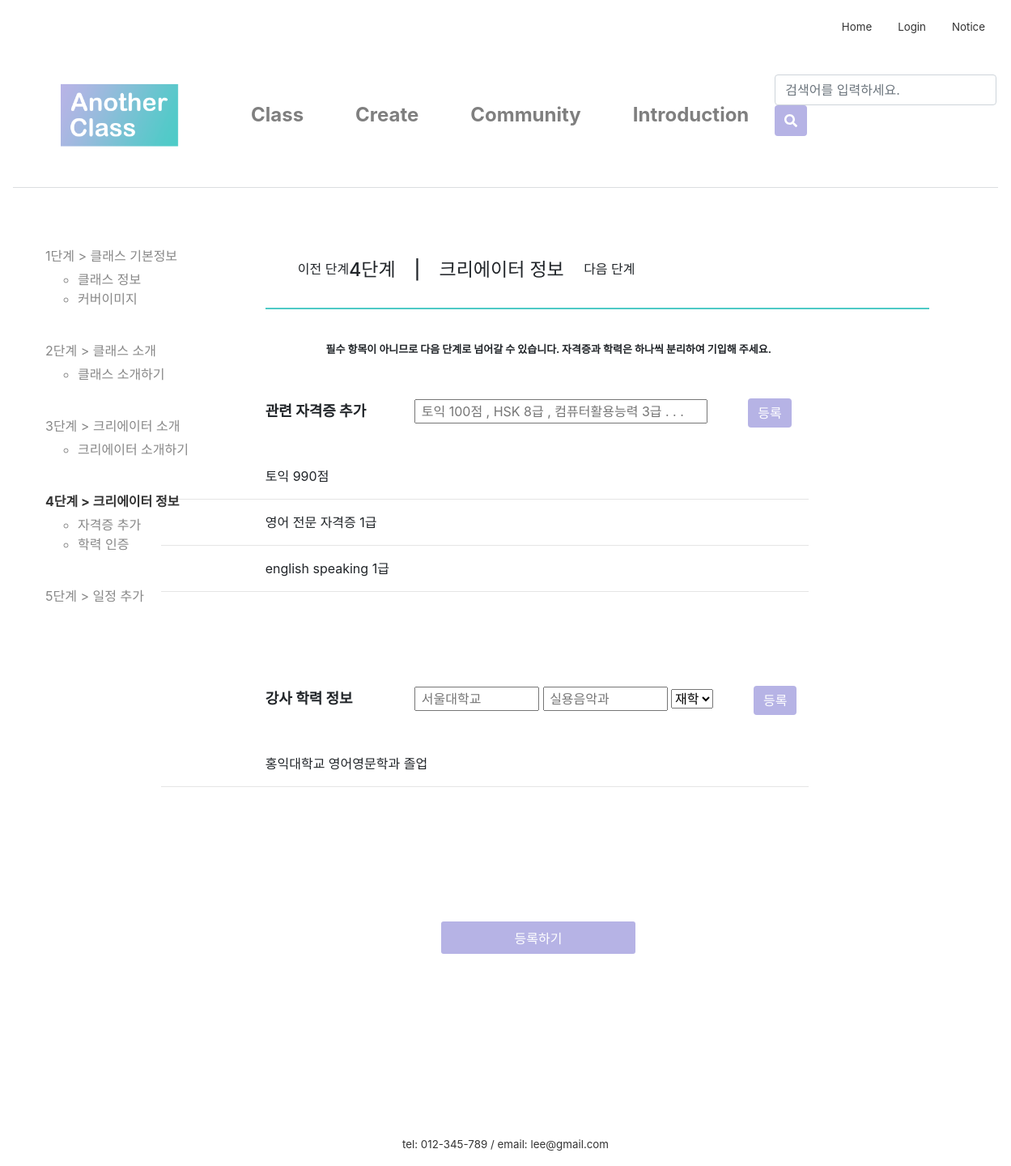
The page /createclass/1/addTutor/ on the database as committed earlier.
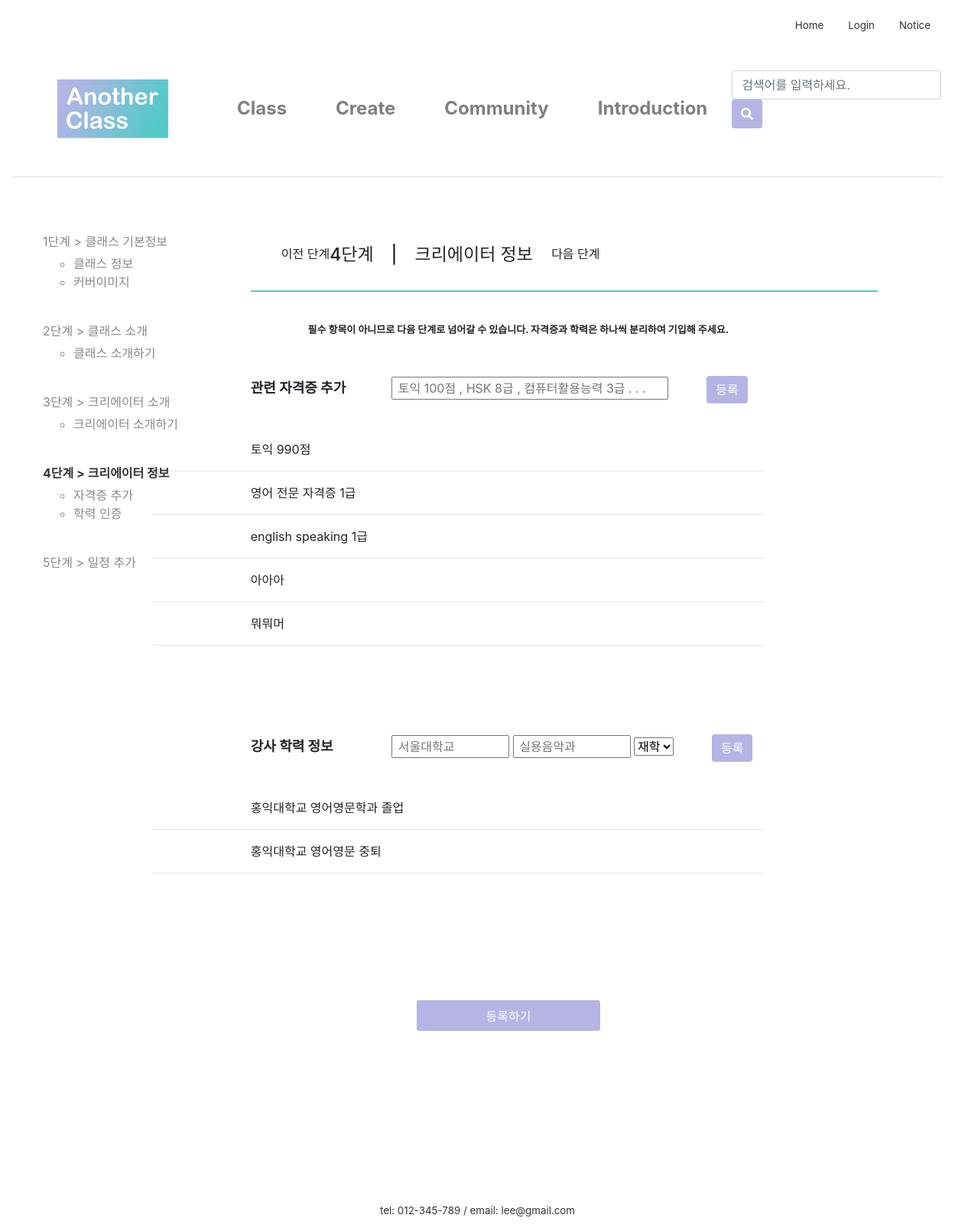
The same page on the database as committed later.
### firstApp/models.py (models this page shows, shortened)
class Certificate(models.Model):
    inClass = models.ForeignKey('firstApp.Class', on_delete=models.CASCADE, default=1, related_name='certi_class')
    name = models.CharField(max_length=50)

class Education(models.Model):
    university = models.CharField(max_length=20)
    department = models.CharField(max_length=20)
    inClass = models.ForeignKey('firstApp.Class', on_delete=models.CASCADE, default=1, related_name='edu_class')
    state = models.ForeignKey('firstApp.State', on_delete=models.CASCADE, default=1, related_name='state')

class State(models.Model):
    name = models.CharField(max_length=50)
    def __str__(self):
        return self.name

### firstApp/views.py (the view)
# urls.py: path('createclass/<int:class_id>/addTutor/', views.addTutor, name='addTutor'),
def addTutor(request, class_id):
    class_detail = get_object_or_404(Class, pk=class_id)
    if request.method == "POST":
        form1 = CertificateForm(request.POST)
        form2 = EducationForm(request.POST)
        if form1.is_valid():
            certi = form1.save(commit=False)
            certi.inClass = class_detail
            certi.save()
            return HttpResponseRedirect("/createclass/{}/addTutor".format(class_id))
        if form2.is_valid():
            edu = form2.save(commit=False)
            edu.inClass = class_detail
            edu.save()
            return HttpResponseRedirect("/createclass/{}/addTutor".format(class_id))
    else:
        form1 = CertificateForm()
        form2 = EducationForm()
        class_detail.save()
        return render(request, 'firstApp/addTutor.html', {
            'class_detail': class_detail, 'form1': form1, 'form2': form2})

### firstApp/forms.py
class CertificateForm(forms.ModelForm):
    class Meta:
        model = Certificate
        fields = ['name']
        widgets = {
            'name': forms.TextInput(
                attrs={'style': 'width: 40%', 'placeholder': ' 토익 100점 , HSK 8급 , 컴퓨터활용능력 3급 . . .'}
            )
        }

class EducationForm(forms.ModelForm):
    class Meta:
        model = Education
        fields = ['university', 'department', 'state']
        widgets = {
            'university': forms.TextInput(
                attrs={'style': 'width: 17%', 'placeholder': ' 서울대학교 '}
            ),
            'department': forms.TextInput(
                attrs={'style': 'width: 17%', 'placeholder': ' 실용음악과'}
            )
        }

### firstApp/templates/firstApp/addTutor.html (shortened to what this page needs)
{% extends 'firstApp/base.html'%}
{% load static %}
{% block content %}
<link rel="stylesheet" href="{% static 'css/createclass.css' %}">
<section>
		<div class="contents">
            <div class="createclasscont">
                <div class="row">
				<div class="col-sm-3">
					<div class="left-sidebar">
                        <ul class="steptabs">
                            <li>1단계 > 클래스 기본정보</li>
                        <ul>
                            <li>클래스 정보</li>
                            <li>커버이미지</li>
                        </ul>
                            <li>2단계 > 클래스 소개</li>
                        <ul>
                            <li>클래스 소개하기</li>
                        </ul>
                            <li>3단계 > 크리에이터 소개</li>
                        <ul>
                            <li>크리에이터 소개하기</li>
                        </ul>
                            <li style="    border: 0px;
    color: #333333;
    cursor: default;
    block:none;
    font-weight:bold;">4단계 > 크리에이터 정보</li>
                            <ul>
                                <li>자격증 추가</li>
                                <li>학력 인증</li>
                            </ul>
                            <li>5단계 > 일정 추가</li>
                        </ul>
					</div>
				</div>
				<div class="col-sm-9">
					<div class="blog-post-area">
                        <div class="tab-content">
                        <div>
                            <div class="upperbar">
                                 <ul>
                            <li>
                                <div class="stepbutton">이전 단계</div>
                            </li>
                            <li>
                                <h2>4단계　|　크리에이터 정보</h2>
                            </li>
                            <li>
                                 <div class="stepbutton">다음 단계</div>
                            </li>
                        </ul>
                            </div>
 <div class="form_description">필수 항목이 아니므로 다음 단계로 넘어갈 수 있습니다. 자격증과 학력은 하나씩 분리하여 기입해 주세요.</div>
<form method="POST" enctype="multipart/form-data">
                <div class="date_form">
                    <div class="form_title class_form">관련 자격증 추가</div> {{ form1.name }}<input class="date-button btn btn-primary" type="submit" value="등록">
                </div>
            <br><br>
            <div>
                 {% for date in class_detail.certi_class.all %}
            <div>
                {{ date.name }}
            </div>
        <div>
        <hr class="hr_width2">
    {% empty %}
        <p></p>
    {% endfor %}
            </div>
        </form>
<div class="empty_block"></div>
                  <form method="POST" enctype="multipart/form-data">
                <div class="date_form">
                    <div class="form_title class_form">강사 학력 정보</div> {{ form2.university }} {{ form2.department }} {{ form2.state }}<input class="date-button btn btn-primary" type="submit" value="등록">
                </div>
            <br><br>
            <div>
                 {% for date in class_detail.edu_class.all %}
            <div>
                {{ date.university }} {{ date.department }} {{ date.state }}
            </div>
        <div>
        <hr class="hr_width2">
    {% empty %}
        <p></p>
    {% endfor %}
            </div>
        </form>
<div class="empty_block"></div>
                 <a class="btn btn-primary bottombutton"
             href="{% url 'addTime' class_detail.id %}">등록하기</a>
                        </div>
                        </div>
                        </div>
                    </div>
				</div>
			</div>
            </div>
    </section>
{% endblock content%}

Rows that differ between the two databases and show on the page:
added Certificate: name "아아아"
added Certificate: name "뭐뭐머"
added Education: university "홍익대학교", department "영어영문", state "중퇴"
